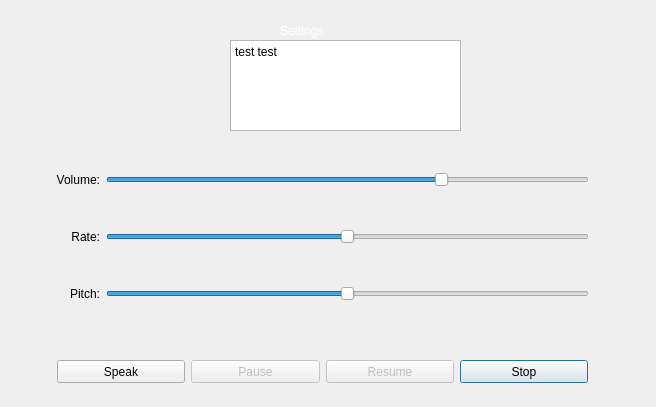
<?xml version="1.0" encoding="UTF-8"?>
<ui version="4.0">
 <class>settings</class>
 <widget class="QDialog" name="settings">
  <property name="geometry">
   <rect>
    <x>0</x>
    <y>0</y>
    <width>656</width>
    <height>407</height>
   </rect>
  </property>
  <property name="windowTitle">
   <string>Dialog</string>
  </property>
  <widget class="QWidget" name="layoutWidget">
   <property name="geometry">
    <rect>
     <x>40</x>
     <y>309</y>
     <width>533</width>
     <height>25</height>
    </rect>
   </property>
   <layout class="QHBoxLayout" name="horizontalLayout"/>
  </widget>
  <widget class="QWidget" name="layoutWidget_2">
   <property name="geometry">
    <rect>
     <x>56</x>
     <y>136</y>
     <width>533</width>
     <height>201</height>
    </rect>
   </property>
   <layout class="QGridLayout" name="gridLayout">
    <item row="3" column="0">
     <widget class="QLabel" name="label_3">
      <property name="sizePolicy">
       <sizepolicy hsizetype="Minimum" vsizetype="Preferred">
        <horstretch>0</horstretch>
        <verstretch>0</verstretch>
       </sizepolicy>
      </property>
      <property name="text">
       <string>Pitch:</string>
      </property>
      <property name="alignment">
       <set>Qt::AlignRight|Qt::AlignTrailing|Qt::AlignVCenter</set>
      </property>
     </widget>
    </item>
    <item row="1" column="2">
     <widget class="QSlider" name="volume">
      <property name="maximum">
       <number>100</number>
      </property>
      <property name="singleStep">
       <number>5</number>
      </property>
      <property name="pageStep">
       <number>20</number>
      </property>
      <property name="value">
       <number>70</number>
      </property>
      <property name="orientation">
       <enum>Qt::Horizontal</enum>
      </property>
     </widget>
    </item>
    <item row="1" column="0">
     <widget class="QLabel" name="label_2">
      <property name="sizePolicy">
       <sizepolicy hsizetype="Minimum" vsizetype="Preferred">
        <horstretch>0</horstretch>
        <verstretch>0</verstretch>
       </sizepolicy>
      </property>
      <property name="text">
       <string>Volume:</string>
      </property>
      <property name="alignment">
       <set>Qt::AlignRight|Qt::AlignTrailing|Qt::AlignVCenter</set>
      </property>
     </widget>
    </item>
    <item row="2" column="2">
     <widget class="QSlider" name="rate">
      <property name="minimum">
       <number>-10</number>
      </property>
      <property name="maximum">
       <number>10</number>
      </property>
      <property name="orientation">
       <enum>Qt::Horizontal</enum>
      </property>
     </widget>
    </item>
    <item row="2" column="0">
     <widget class="QLabel" name="label">
      <property name="sizePolicy">
       <sizepolicy hsizetype="Minimum" vsizetype="Preferred">
        <horstretch>0</horstretch>
        <verstretch>0</verstretch>
       </sizepolicy>
      </property>
      <property name="text">
       <string>Rate:</string>
      </property>
      <property name="alignment">
       <set>Qt::AlignRight|Qt::AlignTrailing|Qt::AlignVCenter</set>
      </property>
     </widget>
    </item>
    <item row="3" column="2">
     <widget class="QSlider" name="pitch">
      <property name="minimum">
       <number>-10</number>
      </property>
      <property name="maximum">
       <number>10</number>
      </property>
      <property name="singleStep">
       <number>1</number>
      </property>
      <property name="orientation">
       <enum>Qt::Horizontal</enum>
      </property>
     </widget>
    </item>
   </layout>
  </widget>
  <widget class="QLabel" name="label_7">
   <property name="geometry">
    <rect>
     <x>10</x>
     <y>0</y>
     <width>711</width>
     <height>411</height>
    </rect>
   </property>
   <property name="styleSheet">
    <string notr="true">border-image: url(C:/Users/hp/Desktop/to work on/New backup 4 +interface/MALEK/malek/afficher5.png);

</string>
   </property>
   <property name="text">
    <string/>
   </property>
  </widget>
  <widget class="QLabel" name="label_8">
   <property name="geometry">
    <rect>
     <x>280</x>
     <y>10</y>
     <width>151</width>
     <height>41</height>
    </rect>
   </property>
   <property name="styleSheet">
    <string notr="true">*
{

font: 20pt &quot;Yu Gothic UI Semibold&quot;;
color:white;
}</string>
   </property>
   <property name="text">
    <string>Settings</string>
   </property>
  </widget>
  <widget class="QPushButton" name="stopButton">
   <property name="geometry">
    <rect>
     <x>460</x>
     <y>360</y>
     <width>128</width>
     <height>23</height>
    </rect>
   </property>
   <property name="text">
    <string>Stop</string>
   </property>
  </widget>
  <widget class="QPushButton" name="pauseButton">
   <property name="enabled">
    <bool>false</bool>
   </property>
   <property name="geometry">
    <rect>
     <x>191</x>
     <y>360</y>
     <width>129</width>
     <height>23</height>
    </rect>
   </property>
   <property name="text">
    <string>Pause</string>
   </property>
  </widget>
  <widget class="QPushButton" name="speakButton">
   <property name="geometry">
    <rect>
     <x>57</x>
     <y>360</y>
     <width>128</width>
     <height>23</height>
    </rect>
   </property>
   <property name="text">
    <string>Speak</string>
   </property>
  </widget>
  <widget class="QPushButton" name="resumeButton">
   <property name="enabled">
    <bool>false</bool>
   </property>
   <property name="geometry">
    <rect>
     <x>326</x>
     <y>360</y>
     <width>128</width>
     <height>23</height>
    </rect>
   </property>
   <property name="text">
    <string>Resume</string>
   </property>
  </widget>
  <widget class="QPlainTextEdit" name="plainTextEdit">
   <property name="geometry">
    <rect>
     <x>230</x>
     <y>40</y>
     <width>231</width>
     <height>91</height>
    </rect>
   </property>
   <property name="plainText">
    <string>test test</string>
   </property>
  </widget>
  <zorder>label_7</zorder>
  <zorder>layoutWidget</zorder>
  <zorder>layoutWidget_2</zorder>
  <zorder>label_8</zorder>
  <zorder>stopButton</zorder>
  <zorder>pauseButton</zorder>
  <zorder>speakButton</zorder>
  <zorder>resumeButton</zorder>
  <zorder>plainTextEdit</zorder>
 </widget>
 <resources/>
 <connections/>
</ui>
